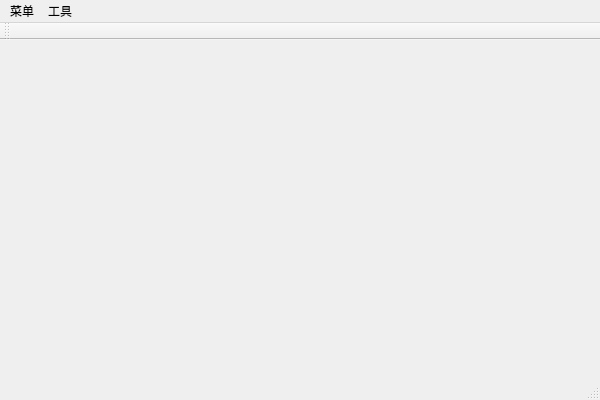
<?xml version="1.0" encoding="UTF-8"?>
<ui version="4.0">
 <class>PlaneGameClass</class>
 <widget class="QMainWindow" name="PlaneGameClass">
  <property name="geometry">
   <rect>
    <x>0</x>
    <y>0</y>
    <width>600</width>
    <height>400</height>
   </rect>
  </property>
  <property name="windowTitle">
   <string>PlaneGame</string>
  </property>
  <widget class="QWidget" name="centralWidget"/>
  <widget class="QMenuBar" name="menuBar">
   <property name="geometry">
    <rect>
     <x>0</x>
     <y>0</y>
     <width>600</width>
     <height>26</height>
    </rect>
   </property>
   <widget class="QMenu" name="menu">
    <property name="title">
     <string>菜单</string>
    </property>
    <addaction name="actionStartGame"/>
    <addaction name="actionNewGame"/>
    <addaction name="actionStopGame"/>
   </widget>
   <widget class="QMenu" name="menu_2">
    <property name="title">
     <string>工具</string>
    </property>
    <widget class="QMenu" name="menu_3">
     <property name="title">
      <string>难度选择</string>
     </property>
     <addaction name="action_easy"/>
     <addaction name="action_mid"/>
     <addaction name="action_hard"/>
    </widget>
    <addaction name="menu_3"/>
   </widget>
   <addaction name="menu"/>
   <addaction name="menu_2"/>
  </widget>
  <widget class="QToolBar" name="mainToolBar">
   <attribute name="toolBarArea">
    <enum>TopToolBarArea</enum>
   </attribute>
   <attribute name="toolBarBreak">
    <bool>false</bool>
   </attribute>
  </widget>
  <widget class="QStatusBar" name="statusBar"/>
  <action name="actionNewGame">
   <property name="text">
    <string>新游戏</string>
   </property>
  </action>
  <action name="actionStopGame">
   <property name="text">
    <string>停止游戏</string>
   </property>
  </action>
  <action name="action_easy">
   <property name="text">
    <string>简单</string>
   </property>
  </action>
  <action name="action_mid">
   <property name="text">
    <string>中等</string>
   </property>
  </action>
  <action name="action_hard">
   <property name="text">
    <string>困难</string>
   </property>
  </action>
  <action name="actionStartGame">
   <property name="text">
    <string>开始游戏</string>
   </property>
  </action>
 </widget>
 <layoutdefault spacing="6" margin="11"/>
 <resources>
  <include location="../PlaneGame.qrc"/>
 </resources>
 <connections/>
</ui>
